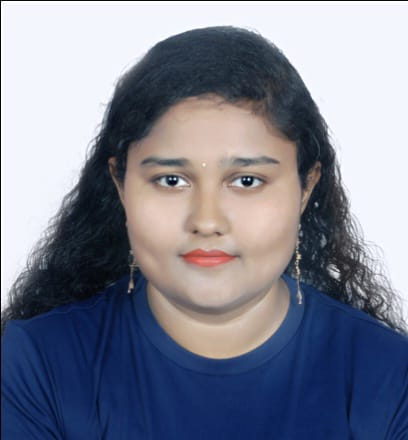
#> input picture original_image.jpg, 408 x 440 px
$ python image_encryption_tool.py
#> lines starting #> are read from the running program, lines starting #| are printed output that depends on the picture
from PIL import Image
import numpy as np

def encrypt_image(image_path, output_path, key):
#> called with image_path = 'original_image.jpg', output_path = 'encrypted_image.png', key = 123
    img = Image.open(image_path).convert('RGB')
#> img is the input picture: PIL image 408x440 RGB; mean R, G, B 126.6, 130.3, 145.9
    data = np.array(img)
    encrypted_data = data ^ key
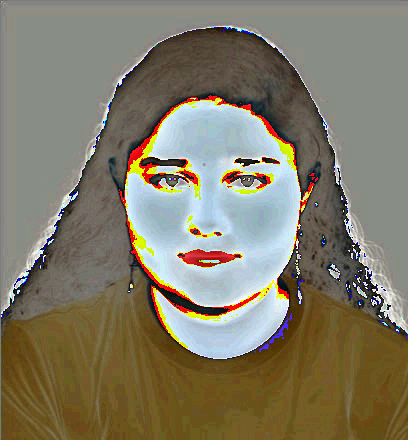
#> encrypted_data: shape (440, 408, 3); mean R, G, B 129.2, 123.1, 104.5
    encrypted_img = Image.fromarray(encrypted_data.astype('uint8'), 'RGB')
    encrypted_img.save(output_path)
    print(f"Encrypted image saved as {output_path}")

def decrypt_image(encrypted_path, output_path, key):
    img = Image.open(encrypted_path).convert('RGB')
    data = np.array(img)
    decrypted_data = data ^ key
    decrypted_img = Image.fromarray(decrypted_data.astype('uint8'), 'RGB')
    decrypted_img.save(output_path)
    print(f"Decrypted image saved as {output_path}")

if __name__ == "__main__":
    key = 123  # Simple numeric key
    encrypt_image("original_image.jpg", "encrypted_image.png", key)
    decrypt_image("encrypted_image.png", "decrypted_image.jpg", key)
